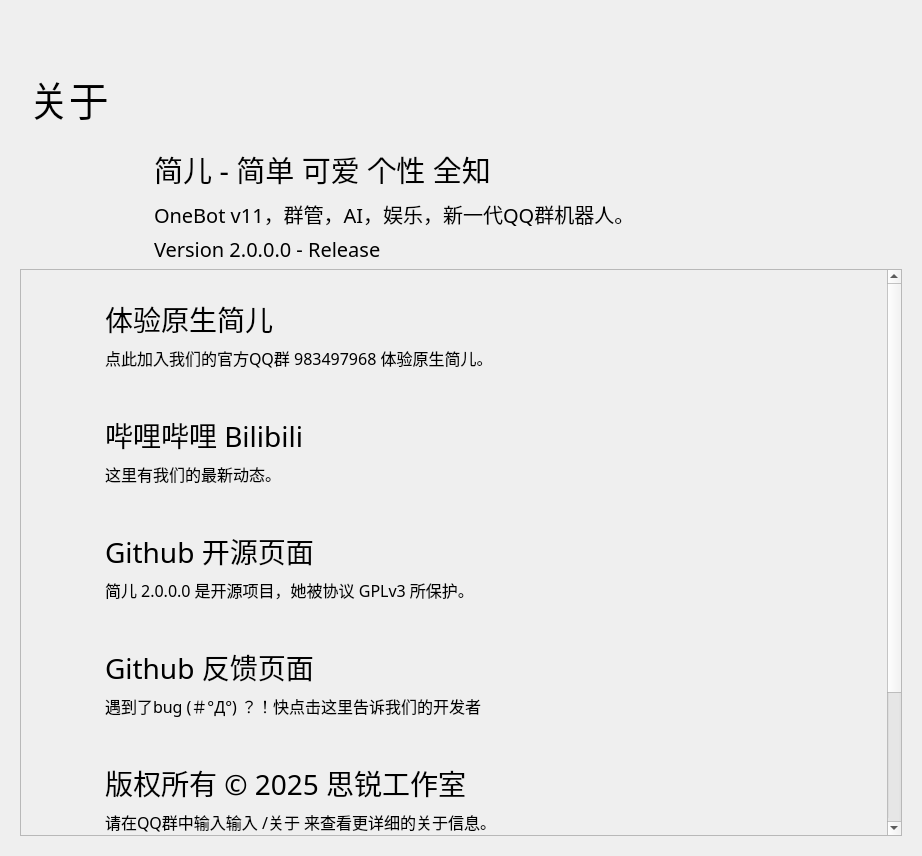
<?xml version="1.0" encoding="UTF-8"?>
<ui version="4.0">
 <class>Form</class>
 <widget class="QWidget" name="Form">
  <property name="geometry">
   <rect>
    <x>0</x>
    <y>0</y>
    <width>922</width>
    <height>856</height>
   </rect>
  </property>
  <property name="minimumSize">
   <size>
    <width>650</width>
    <height>465</height>
   </size>
  </property>
  <property name="windowTitle">
   <string>简儿 - 关于</string>
  </property>
  <layout class="QHBoxLayout" name="horizontalLayout">
   <item>
    <widget class="PopUpAniStackedWidget" name="PopUpAniStackedWidget">
     <property name="minimumSize">
      <size>
       <width>0</width>
       <height>0</height>
      </size>
     </property>
     <widget class="QWidget" name="page">
      <layout class="QVBoxLayout" name="verticalLayout">
       <item>
        <spacer name="spacer">
         <property name="orientation">
          <enum>Qt::Vertical</enum>
         </property>
         <property name="sizeType">
          <enum>QSizePolicy::Fixed</enum>
         </property>
         <property name="sizeHint" stdset="0">
          <size>
           <width>20</width>
           <height>40</height>
          </size>
         </property>
        </spacer>
       </item>
       <item>
        <widget class="QWidget" name="widget" native="true">
         <property name="maximumSize">
          <size>
           <width>16777215</width>
           <height>88</height>
          </size>
         </property>
         <layout class="QHBoxLayout" name="horizontalLayout_2">
          <item>
           <widget class="LargeTitleLabel" name="LargeTitleLabel">
            <property name="font">
             <font>
              <family>HarmonyOS Sans SC Medium</family>
              <pointsize>30</pointsize>
              <bold>false</bold>
             </font>
            </property>
            <property name="text">
             <string>关于</string>
            </property>
           </widget>
          </item>
         </layout>
        </widget>
       </item>
       <item>
        <spacer name="verticalSpacer_3">
         <property name="orientation">
          <enum>Qt::Vertical</enum>
         </property>
         <property name="sizeType">
          <enum>QSizePolicy::Fixed</enum>
         </property>
         <property name="sizeHint" stdset="0">
          <size>
           <width>20</width>
           <height>5</height>
          </size>
         </property>
        </spacer>
       </item>
       <item>
        <layout class="QHBoxLayout" name="horizontalLayout_4">
         <item>
          <widget class="QLabel" name="label">
           <property name="minimumSize">
            <size>
             <width>64</width>
             <height>100</height>
            </size>
           </property>
           <property name="maximumSize">
            <size>
             <width>128</width>
             <height>100</height>
            </size>
           </property>
           <property name="styleSheet">
            <string notr="true">image: url(:/png/Icon_rounded.png);</string>
           </property>
           <property name="text">
            <string/>
           </property>
          </widget>
         </item>
         <item>
          <layout class="QVBoxLayout" name="verticalLayout_4">
           <item>
            <widget class="TitleLabel" name="TitleLabel">
             <property name="font">
              <font>
               <family>HarmonyOS Sans SC Medium</family>
               <pointsize>22</pointsize>
               <bold>false</bold>
              </font>
             </property>
             <property name="text">
              <string>简儿 - 简单 可爱 个性 全知</string>
             </property>
            </widget>
           </item>
           <item>
            <spacer name="verticalSpacer">
             <property name="orientation">
              <enum>Qt::Vertical</enum>
             </property>
             <property name="sizeType">
              <enum>QSizePolicy::Minimum</enum>
             </property>
             <property name="sizeHint" stdset="0">
              <size>
               <width>20</width>
               <height>2</height>
              </size>
             </property>
            </spacer>
           </item>
           <item>
            <widget class="SubtitleLabel" name="SubtitleLabel">
             <property name="font">
              <font>
               <family>HarmonyOS Sans SC</family>
               <pointsize>15</pointsize>
               <bold>false</bold>
              </font>
             </property>
             <property name="text">
              <string>OneBot v11，群管，AI，娱乐，新一代QQ群机器人。</string>
             </property>
             <property name="wordWrap">
              <bool>true</bool>
             </property>
            </widget>
           </item>
           <item>
            <widget class="SubtitleLabel" name="SubtitleLabel_2">
             <property name="font">
              <font>
               <family>HarmonyOS Sans SC</family>
               <pointsize>15</pointsize>
               <bold>false</bold>
              </font>
             </property>
             <property name="text">
              <string>Version 2.0.0.0 - Release</string>
             </property>
             <property name="wordWrap">
              <bool>true</bool>
             </property>
            </widget>
           </item>
          </layout>
         </item>
        </layout>
       </item>
       <item>
        <widget class="SmoothScrollArea" name="SmoothScrollArea">
         <property name="frameShadow">
          <enum>QFrame::Raised</enum>
         </property>
         <property name="widgetResizable">
          <bool>true</bool>
         </property>
         <widget class="QWidget" name="scrollAreaWidgetContents">
          <property name="geometry">
           <rect>
            <x>0</x>
            <y>0</y>
            <width>884</width>
            <height>751</height>
           </rect>
          </property>
          <layout class="QVBoxLayout" name="verticalLayout_2">
           <item>
            <layout class="QGridLayout" name="gridLayout">
             <item row="5" column="0">
              <spacer name="verticalSpacer_2">
               <property name="orientation">
                <enum>Qt::Vertical</enum>
               </property>
               <property name="sizeHint" stdset="0">
                <size>
                 <width>20</width>
                 <height>151</height>
                </size>
               </property>
              </spacer>
             </item>
             <item row="1" column="0">
              <widget class="ElevatedCardWidget" name="NormalIconButton_2">
               <property name="maximumSize">
                <size>
                 <width>16777215</width>
                 <height>110</height>
                </size>
               </property>
               <layout class="QHBoxLayout" name="horizontalLayout_6">
                <item>
                 <spacer name="horizontalSpacer_5">
                  <property name="orientation">
                   <enum>Qt::Horizontal</enum>
                  </property>
                  <property name="sizeType">
                   <enum>QSizePolicy::Fixed</enum>
                  </property>
                  <property name="sizeHint" stdset="0">
                   <size>
                    <width>10</width>
                    <height>20</height>
                   </size>
                  </property>
                 </spacer>
                </item>
                <item>
                 <widget class="IconWidget" name="IconWidget_2">
                  <property name="enabled">
                   <bool>true</bool>
                  </property>
                  <property name="minimumSize">
                   <size>
                    <width>40</width>
                    <height>40</height>
                   </size>
                  </property>
                  <property name="maximumSize">
                   <size>
                    <width>40</width>
                    <height>40</height>
                   </size>
                  </property>
                 </widget>
                </item>
                <item>
                 <spacer name="horizontalSpacer_6">
                  <property name="orientation">
                   <enum>Qt::Horizontal</enum>
                  </property>
                  <property name="sizeType">
                   <enum>QSizePolicy::Fixed</enum>
                  </property>
                  <property name="sizeHint" stdset="0">
                   <size>
                    <width>10</width>
                    <height>20</height>
                   </size>
                  </property>
                 </spacer>
                </item>
                <item>
                 <layout class="QVBoxLayout" name="verticalLayout_6">
                  <item>
                   <spacer name="verticalSpacer_26">
                    <property name="orientation">
                     <enum>Qt::Vertical</enum>
                    </property>
                    <property name="sizeType">
                     <enum>QSizePolicy::Expanding</enum>
                    </property>
                    <property name="sizeHint" stdset="0">
                     <size>
                      <width>20</width>
                      <height>10</height>
                     </size>
                    </property>
                   </spacer>
                  </item>
                  <item>
                   <widget class="TitleLabel" name="TitleLabel_3">
                    <property name="maximumSize">
                     <size>
                      <width>16777215</width>
                      <height>50</height>
                     </size>
                    </property>
                    <property name="font">
                     <font>
                      <family>HarmonyOS Sans SC</family>
                      <pointsize>21</pointsize>
                      <bold>false</bold>
                     </font>
                    </property>
                    <property name="text">
                     <string>哔哩哔哩 Bilibili</string>
                    </property>
                   </widget>
                  </item>
                  <item>
                   <widget class="SubtitleLabel" name="SubtitleLabel_4">
                    <property name="font">
                     <font>
                      <family>HarmonyOS Sans SC</family>
                      <pointsize>12</pointsize>
                      <bold>false</bold>
                     </font>
                    </property>
                    <property name="text">
                     <string>这里有我们的最新动态。</string>
                    </property>
                    <property name="textFormat">
                     <enum>Qt::AutoText</enum>
                    </property>
                    <property name="scaledContents">
                     <bool>false</bool>
                    </property>
                    <property name="wordWrap">
                     <bool>true</bool>
                    </property>
                   </widget>
                  </item>
                  <item>
                   <spacer name="verticalSpacer_27">
                    <property name="orientation">
                     <enum>Qt::Vertical</enum>
                    </property>
                    <property name="sizeType">
                     <enum>QSizePolicy::Expanding</enum>
                    </property>
                    <property name="sizeHint" stdset="0">
                     <size>
                      <width>20</width>
                      <height>10</height>
                     </size>
                    </property>
                   </spacer>
                  </item>
                 </layout>
                </item>
               </layout>
              </widget>
             </item>
             <item row="3" column="0">
              <widget class="ElevatedCardWidget" name="NormalIconButton_4">
               <property name="maximumSize">
                <size>
                 <width>16777215</width>
                 <height>110</height>
                </size>
               </property>
               <layout class="QHBoxLayout" name="horizontalLayout_8">
                <item>
                 <spacer name="horizontalSpacer_9">
                  <property name="orientation">
                   <enum>Qt::Horizontal</enum>
                  </property>
                  <property name="sizeType">
                   <enum>QSizePolicy::Fixed</enum>
                  </property>
                  <property name="sizeHint" stdset="0">
                   <size>
                    <width>10</width>
                    <height>20</height>
                   </size>
                  </property>
                 </spacer>
                </item>
                <item>
                 <widget class="IconWidget" name="IconWidget_4">
                  <property name="enabled">
                   <bool>true</bool>
                  </property>
                  <property name="minimumSize">
                   <size>
                    <width>40</width>
                    <height>40</height>
                   </size>
                  </property>
                  <property name="maximumSize">
                   <size>
                    <width>40</width>
                    <height>40</height>
                   </size>
                  </property>
                 </widget>
                </item>
                <item>
                 <spacer name="horizontalSpacer_10">
                  <property name="orientation">
                   <enum>Qt::Horizontal</enum>
                  </property>
                  <property name="sizeType">
                   <enum>QSizePolicy::Fixed</enum>
                  </property>
                  <property name="sizeHint" stdset="0">
                   <size>
                    <width>10</width>
                    <height>20</height>
                   </size>
                  </property>
                 </spacer>
                </item>
                <item>
                 <layout class="QVBoxLayout" name="verticalLayout_8">
                  <item>
                   <spacer name="verticalSpacer_30">
                    <property name="orientation">
                     <enum>Qt::Vertical</enum>
                    </property>
                    <property name="sizeType">
                     <enum>QSizePolicy::Expanding</enum>
                    </property>
                    <property name="sizeHint" stdset="0">
                     <size>
                      <width>20</width>
                      <height>10</height>
                     </size>
                    </property>
                   </spacer>
                  </item>
                  <item>
                   <widget class="TitleLabel" name="TitleLabel_5">
                    <property name="maximumSize">
                     <size>
                      <width>16777215</width>
                      <height>50</height>
                     </size>
                    </property>
                    <property name="font">
                     <font>
                      <family>HarmonyOS Sans SC</family>
                      <pointsize>21</pointsize>
                      <bold>false</bold>
                     </font>
                    </property>
                    <property name="text">
                     <string>Github 反馈页面</string>
                    </property>
                   </widget>
                  </item>
                  <item>
                   <widget class="SubtitleLabel" name="SubtitleLabel_6">
                    <property name="font">
                     <font>
                      <family>HarmonyOS Sans SC</family>
                      <pointsize>12</pointsize>
                      <bold>false</bold>
                     </font>
                    </property>
                    <property name="text">
                     <string>遇到了bug (＃°Д°) ？！快点击这里告诉我们的开发者</string>
                    </property>
                    <property name="textFormat">
                     <enum>Qt::AutoText</enum>
                    </property>
                    <property name="scaledContents">
                     <bool>false</bool>
                    </property>
                    <property name="wordWrap">
                     <bool>true</bool>
                    </property>
                   </widget>
                  </item>
                  <item>
                   <spacer name="verticalSpacer_31">
                    <property name="orientation">
                     <enum>Qt::Vertical</enum>
                    </property>
                    <property name="sizeType">
                     <enum>QSizePolicy::Expanding</enum>
                    </property>
                    <property name="sizeHint" stdset="0">
                     <size>
                      <width>20</width>
                      <height>10</height>
                     </size>
                    </property>
                   </spacer>
                  </item>
                 </layout>
                </item>
               </layout>
              </widget>
             </item>
             <item row="0" column="0">
              <widget class="ElevatedCardWidget" name="NormalIconButton">
               <property name="maximumSize">
                <size>
                 <width>16777215</width>
                 <height>110</height>
                </size>
               </property>
               <layout class="QHBoxLayout" name="horizontalLayout_5">
                <item>
                 <spacer name="horizontalSpacer_4">
                  <property name="orientation">
                   <enum>Qt::Horizontal</enum>
                  </property>
                  <property name="sizeType">
                   <enum>QSizePolicy::Fixed</enum>
                  </property>
                  <property name="sizeHint" stdset="0">
                   <size>
                    <width>10</width>
                    <height>20</height>
                   </size>
                  </property>
                 </spacer>
                </item>
                <item>
                 <widget class="IconWidget" name="IconWidget">
                  <property name="enabled">
                   <bool>true</bool>
                  </property>
                  <property name="minimumSize">
                   <size>
                    <width>40</width>
                    <height>40</height>
                   </size>
                  </property>
                  <property name="maximumSize">
                   <size>
                    <width>40</width>
                    <height>40</height>
                   </size>
                  </property>
                 </widget>
                </item>
                <item>
                 <spacer name="horizontalSpacer_3">
                  <property name="orientation">
                   <enum>Qt::Horizontal</enum>
                  </property>
                  <property name="sizeType">
                   <enum>QSizePolicy::Fixed</enum>
                  </property>
                  <property name="sizeHint" stdset="0">
                   <size>
                    <width>10</width>
                    <height>20</height>
                   </size>
                  </property>
                 </spacer>
                </item>
                <item>
                 <layout class="QVBoxLayout" name="verticalLayout_5">
                  <item>
                   <spacer name="verticalSpacer_25">
                    <property name="orientation">
                     <enum>Qt::Vertical</enum>
                    </property>
                    <property name="sizeType">
                     <enum>QSizePolicy::Expanding</enum>
                    </property>
                    <property name="sizeHint" stdset="0">
                     <size>
                      <width>20</width>
                      <height>10</height>
                     </size>
                    </property>
                   </spacer>
                  </item>
                  <item>
                   <widget class="TitleLabel" name="TitleLabel_2">
                    <property name="maximumSize">
                     <size>
                      <width>16777215</width>
                      <height>50</height>
                     </size>
                    </property>
                    <property name="font">
                     <font>
                      <family>HarmonyOS Sans SC</family>
                      <pointsize>21</pointsize>
                      <bold>false</bold>
                     </font>
                    </property>
                    <property name="text">
                     <string>体验原生简儿</string>
                    </property>
                   </widget>
                  </item>
                  <item>
                   <widget class="SubtitleLabel" name="SubtitleLabel_3">
                    <property name="font">
                     <font>
                      <family>HarmonyOS Sans SC</family>
                      <pointsize>12</pointsize>
                      <bold>false</bold>
                     </font>
                    </property>
                    <property name="text">
                     <string>点此加入我们的官方QQ群 983497968 体验原生简儿。</string>
                    </property>
                    <property name="textFormat">
                     <enum>Qt::AutoText</enum>
                    </property>
                    <property name="scaledContents">
                     <bool>false</bool>
                    </property>
                    <property name="wordWrap">
                     <bool>true</bool>
                    </property>
                   </widget>
                  </item>
                  <item>
                   <spacer name="verticalSpacer_24">
                    <property name="orientation">
                     <enum>Qt::Vertical</enum>
                    </property>
                    <property name="sizeType">
                     <enum>QSizePolicy::Expanding</enum>
                    </property>
                    <property name="sizeHint" stdset="0">
                     <size>
                      <width>20</width>
                      <height>10</height>
                     </size>
                    </property>
                   </spacer>
                  </item>
                 </layout>
                </item>
               </layout>
              </widget>
             </item>
             <item row="2" column="0">
              <widget class="ElevatedCardWidget" name="NormalIconButton_3">
               <property name="maximumSize">
                <size>
                 <width>16777215</width>
                 <height>110</height>
                </size>
               </property>
               <layout class="QHBoxLayout" name="horizontalLayout_7">
                <item>
                 <spacer name="horizontalSpacer_7">
                  <property name="orientation">
                   <enum>Qt::Horizontal</enum>
                  </property>
                  <property name="sizeType">
                   <enum>QSizePolicy::Fixed</enum>
                  </property>
                  <property name="sizeHint" stdset="0">
                   <size>
                    <width>10</width>
                    <height>20</height>
                   </size>
                  </property>
                 </spacer>
                </item>
                <item>
                 <widget class="IconWidget" name="IconWidget_3">
                  <property name="enabled">
                   <bool>true</bool>
                  </property>
                  <property name="minimumSize">
                   <size>
                    <width>40</width>
                    <height>40</height>
                   </size>
                  </property>
                  <property name="maximumSize">
                   <size>
                    <width>40</width>
                    <height>40</height>
                   </size>
                  </property>
                 </widget>
                </item>
                <item>
                 <spacer name="horizontalSpacer_8">
                  <property name="orientation">
                   <enum>Qt::Horizontal</enum>
                  </property>
                  <property name="sizeType">
                   <enum>QSizePolicy::Fixed</enum>
                  </property>
                  <property name="sizeHint" stdset="0">
                   <size>
                    <width>10</width>
                    <height>20</height>
                   </size>
                  </property>
                 </spacer>
                </item>
                <item>
                 <layout class="QVBoxLayout" name="verticalLayout_7">
                  <item>
                   <spacer name="verticalSpacer_28">
                    <property name="orientation">
                     <enum>Qt::Vertical</enum>
                    </property>
                    <property name="sizeType">
                     <enum>QSizePolicy::Expanding</enum>
                    </property>
                    <property name="sizeHint" stdset="0">
                     <size>
                      <width>20</width>
                      <height>10</height>
                     </size>
                    </property>
                   </spacer>
                  </item>
                  <item>
                   <widget class="TitleLabel" name="TitleLabel_4">
                    <property name="maximumSize">
                     <size>
                      <width>16777215</width>
                      <height>50</height>
                     </size>
                    </property>
                    <property name="font">
                     <font>
                      <family>HarmonyOS Sans SC</family>
                      <pointsize>21</pointsize>
                      <bold>false</bold>
                     </font>
                    </property>
                    <property name="text">
                     <string>Github 开源页面</string>
                    </property>
                   </widget>
                  </item>
                  <item>
                   <widget class="SubtitleLabel" name="SubtitleLabel_5">
                    <property name="font">
                     <font>
                      <family>HarmonyOS Sans SC</family>
                      <pointsize>12</pointsize>
                      <bold>false</bold>
                     </font>
                    </property>
                    <property name="text">
                     <string>简儿 2.0.0.0 是开源项目，她被协议 GPLv3 所保护。</string>
                    </property>
                    <property name="textFormat">
                     <enum>Qt::AutoText</enum>
                    </property>
                    <property name="scaledContents">
                     <bool>false</bool>
                    </property>
                    <property name="wordWrap">
                     <bool>true</bool>
                    </property>
                   </widget>
                  </item>
                  <item>
                   <spacer name="verticalSpacer_29">
                    <property name="orientation">
                     <enum>Qt::Vertical</enum>
                    </property>
                    <property name="sizeType">
                     <enum>QSizePolicy::Expanding</enum>
                    </property>
                    <property name="sizeHint" stdset="0">
                     <size>
                      <width>20</width>
                      <height>10</height>
                     </size>
                    </property>
                   </spacer>
                  </item>
                 </layout>
                </item>
               </layout>
              </widget>
             </item>
             <item row="4" column="0">
              <widget class="ElevatedCardWidget" name="NormalIconButton_5">
               <property name="maximumSize">
                <size>
                 <width>16777215</width>
                 <height>110</height>
                </size>
               </property>
               <layout class="QHBoxLayout" name="horizontalLayout_9">
                <item>
                 <spacer name="horizontalSpacer_11">
                  <property name="orientation">
                   <enum>Qt::Horizontal</enum>
                  </property>
                  <property name="sizeType">
                   <enum>QSizePolicy::Fixed</enum>
                  </property>
                  <property name="sizeHint" stdset="0">
                   <size>
                    <width>10</width>
                    <height>20</height>
                   </size>
                  </property>
                 </spacer>
                </item>
                <item>
                 <widget class="IconWidget" name="IconWidget_5">
                  <property name="enabled">
                   <bool>true</bool>
                  </property>
                  <property name="minimumSize">
                   <size>
                    <width>40</width>
                    <height>40</height>
                   </size>
                  </property>
                  <property name="maximumSize">
                   <size>
                    <width>40</width>
                    <height>40</height>
                   </size>
                  </property>
                 </widget>
                </item>
                <item>
                 <spacer name="horizontalSpacer_12">
                  <property name="orientation">
                   <enum>Qt::Horizontal</enum>
                  </property>
                  <property name="sizeType">
                   <enum>QSizePolicy::Fixed</enum>
                  </property>
                  <property name="sizeHint" stdset="0">
                   <size>
                    <width>10</width>
                    <height>20</height>
                   </size>
                  </property>
                 </spacer>
                </item>
                <item>
                 <layout class="QVBoxLayout" name="verticalLayout_9">
                  <item>
                   <spacer name="verticalSpacer_32">
                    <property name="orientation">
                     <enum>Qt::Vertical</enum>
                    </property>
                    <property name="sizeType">
                     <enum>QSizePolicy::Expanding</enum>
                    </property>
                    <property name="sizeHint" stdset="0">
                     <size>
                      <width>20</width>
                      <height>10</height>
                     </size>
                    </property>
                   </spacer>
                  </item>
                  <item>
                   <widget class="TitleLabel" name="TitleLabel_6">
                    <property name="maximumSize">
                     <size>
                      <width>16777215</width>
                      <height>50</height>
                     </size>
                    </property>
                    <property name="font">
                     <font>
                      <family>HarmonyOS Sans SC</family>
                      <pointsize>21</pointsize>
                      <bold>false</bold>
                     </font>
                    </property>
                    <property name="text">
                     <string>版权所有 © 2025 思锐工作室</string>
                    </property>
                   </widget>
                  </item>
                  <item>
                   <widget class="SubtitleLabel" name="SubtitleLabel_7">
                    <property name="font">
                     <font>
                      <family>HarmonyOS Sans SC</family>
                      <pointsize>12</pointsize>
                      <bold>false</bold>
                     </font>
                    </property>
                    <property name="text">
                     <string>请在QQ群中输入输入 /关于 来查看更详细的关于信息。</string>
                    </property>
                    <property name="textFormat">
                     <enum>Qt::AutoText</enum>
                    </property>
                    <property name="scaledContents">
                     <bool>false</bool>
                    </property>
                    <property name="wordWrap">
                     <bool>true</bool>
                    </property>
                   </widget>
                  </item>
                  <item>
                   <spacer name="verticalSpacer_33">
                    <property name="orientation">
                     <enum>Qt::Vertical</enum>
                    </property>
                    <property name="sizeType">
                     <enum>QSizePolicy::Expanding</enum>
                    </property>
                    <property name="sizeHint" stdset="0">
                     <size>
                      <width>20</width>
                      <height>10</height>
                     </size>
                    </property>
                   </spacer>
                  </item>
                 </layout>
                </item>
               </layout>
              </widget>
             </item>
            </layout>
           </item>
          </layout>
         </widget>
        </widget>
       </item>
      </layout>
     </widget>
    </widget>
   </item>
  </layout>
 </widget>
 <customwidgets>
  <customwidget>
   <class>IconWidget</class>
   <extends>QWidget</extends>
   <header>qfluentwidgets</header>
  </customwidget>
  <customwidget>
   <class>CardWidget</class>
   <extends>QFrame</extends>
   <header>qfluentwidgets</header>
   <container>1</container>
  </customwidget>
  <customwidget>
   <class>ElevatedCardWidget</class>
   <extends>SimpleCardWidget</extends>
   <header>qfluentwidgets</header>
   <container>1</container>
  </customwidget>
  <customwidget>
   <class>SimpleCardWidget</class>
   <extends>CardWidget</extends>
   <header>qfluentwidgets</header>
   <container>1</container>
  </customwidget>
  <customwidget>
   <class>SmoothScrollArea</class>
   <extends>QScrollArea</extends>
   <header>qfluentwidgets</header>
   <container>1</container>
  </customwidget>
  <customwidget>
   <class>PopUpAniStackedWidget</class>
   <extends>QStackedWidget</extends>
   <header>qfluentwidgets</header>
   <container>1</container>
  </customwidget>
  <customwidget>
   <class>SubtitleLabel</class>
   <extends>QLabel</extends>
   <header>qfluentwidgets</header>
  </customwidget>
  <customwidget>
   <class>TitleLabel</class>
   <extends>QLabel</extends>
   <header>qfluentwidgets</header>
  </customwidget>
  <customwidget>
   <class>LargeTitleLabel</class>
   <extends>QLabel</extends>
   <header>qfluentwidgets</header>
  </customwidget>
 </customwidgets>
 <resources>
  <include location="JianerSetupWizard.qrc"/>
 </resources>
 <connections/>
</ui>
